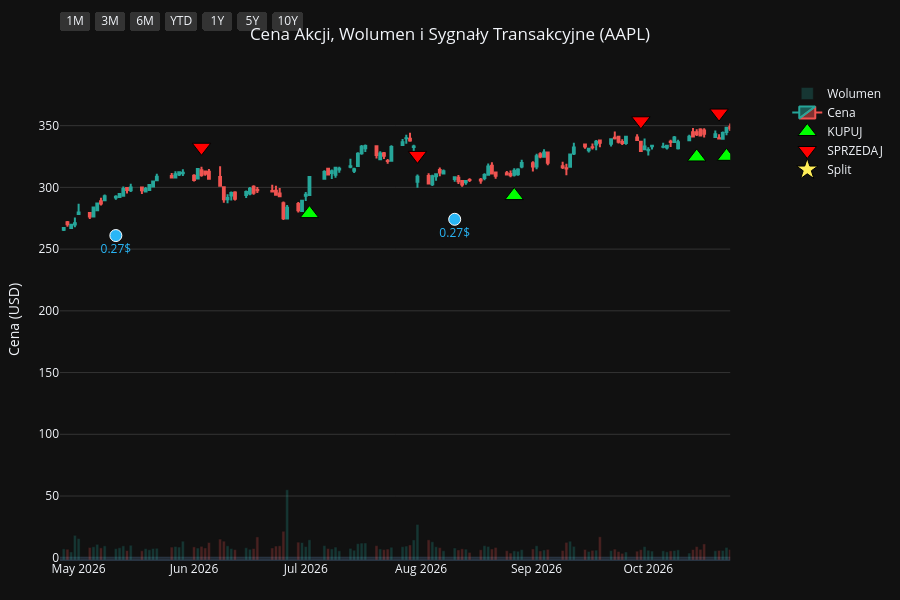
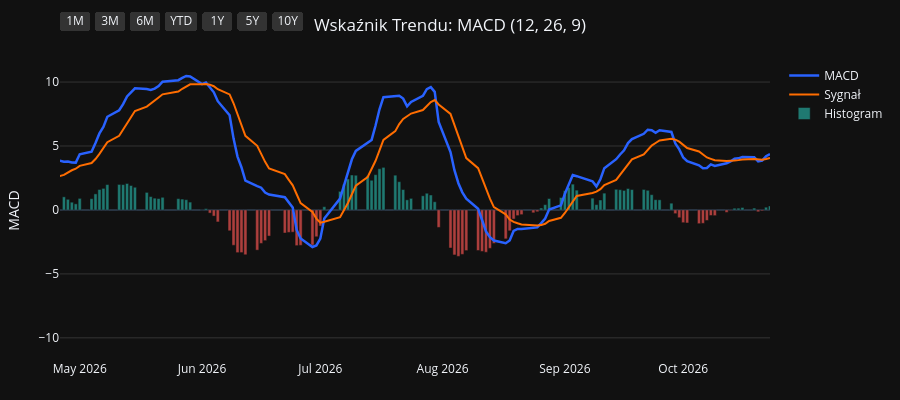
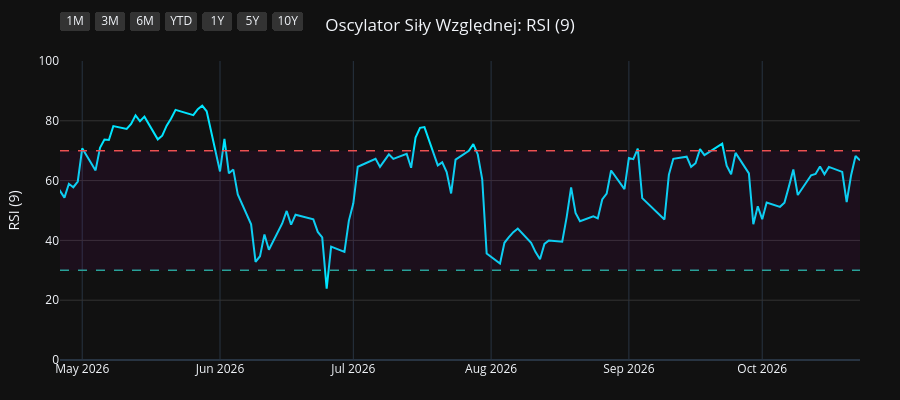
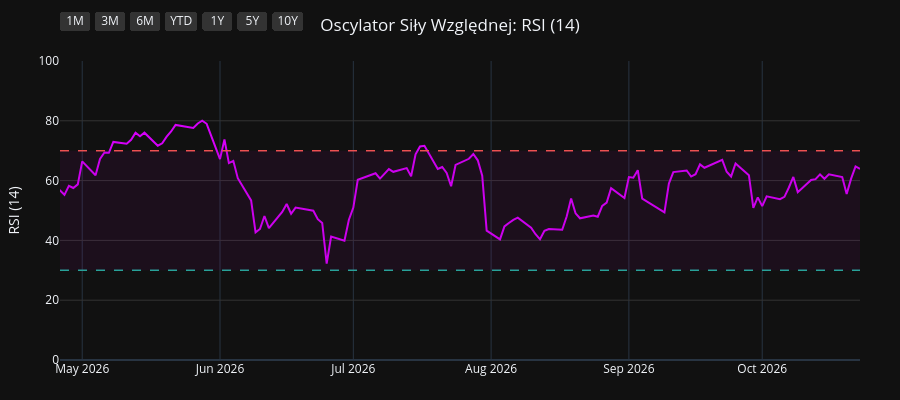

Here is the notebook cell these charts were saved with, in order:
### Code cell
import os
import yfinance as yf
import pandas as pd
import pandas_ta as ta
import plotly.graph_objects as go
from plotly.subplots import make_subplots

# 1. Pobranie i przygotowanie danych
symbol = os.environ.get("STOCK_TICKER", "").strip().upper()
if not symbol:
    raise RuntimeError("Set STOCK_TICKER before running price_extractor.ipynb")
df = yf.Ticker(symbol).history(period="10y")
df.index = df.index.tz_localize(None)

# Wskaźniki i sygnały
df.ta.macd(fast=12, slow=26, signal=9, append=True)
df.ta.rsi(length=9, append=True)
df.ta.rsi(length=14, append=True)
df.ta.rsi(length=21, append=True)
df.dropna(inplace=True)

macd = df['MACD_12_26_9']
signal = df['MACDs_12_26_9']
wczorajszy_macd = macd.shift(1)
wczorajszy_signal = signal.shift(1)

df['Decyzja'] = 'BRAK'
df.loc[(macd > signal) & (wczorajszy_macd <= wczorajszy_signal), 'Decyzja'] = 'KUPUJ'
df.loc[(macd < signal) & (wczorajszy_macd >= wczorajszy_signal), 'Decyzja'] = 'SPRZEDAJ'

df_kupuj = df[df['Decyzja'] == 'KUPUJ']
df_sprzedaj = df[df['Decyzja'] == 'SPRZEDAJ']
df_dywidendy = df[df['Dividends'] > 0]
df_splity = df[df['Stock Splits'] > 0]

# Wspólna konfiguracja osi X
konfiguracja_osi_x = dict(
    type="date",
    showspikes=True, spikemode="across", spikesnap="cursor", spikedash="dot", spikecolor="#ffffff", spikethickness=1, hoverformat="%Y-%m-%d",
    rangeselector=dict(
        buttons=list([
            dict(count=1, label="1M", step="month", stepmode="backward"),
            dict(count=3, label="3M", step="month", stepmode="backward"),
            dict(count=6, label="6M", step="month", stepmode="backward"),
            dict(count=1, label="YTD", step="year", stepmode="todate"),
            dict(count=1, label="1Y", step="year", stepmode="backward"),
            dict(count=5, label="5Y", step="year", stepmode="backward"),
            dict(step="all", label="10Y")
        ]),
        bgcolor="#333333", activecolor="#2962ff", x=0, y=1.1
    )
)

# ==========================================
# WYKRES 1: CENA + WOLUMEN + SYGNAŁY
# ==========================================
fig1 = make_subplots(specs=[[{"secondary_y": True}]])

kolory_wolumenu = ['#26a69a' if row['Close'] >= row['Open'] else '#ef5350' for index, row in df.iterrows()]
fig1.add_trace(go.Bar(x=df.index, y=df['Volume'], marker_color=kolory_wolumenu, opacity=0.25, name='Wolumen'), secondary_y=True)
fig1.add_trace(go.Candlestick(x=df.index, open=df['Open'], high=df['High'], low=df['Low'], close=df['Close'], name='Cena', increasing_line_color='#26a69a', decreasing_line_color='#ef5350'), secondary_y=False)
fig1.add_trace(go.Scatter(x=df_kupuj.index, y=df_kupuj['Low'] * 0.95, customdata=df_kupuj[['Low', 'High']], mode='markers', marker=dict(symbol='triangle-up', size=16, color='#00ff00', line=dict(width=1, color='black')), name='KUPUJ', hovertemplate='KUPUJ<br>Najniższa: %{customdata[0]:.2f}<br>Najwyższa: %{customdata[1]:.2f}<extra></extra>'), secondary_y=False)
fig1.add_trace(go.Scatter(x=df_sprzedaj.index, y=df_sprzedaj['High'] * 1.05, customdata=df_sprzedaj[['Low', 'High']], mode='markers', marker=dict(symbol='triangle-down', size=16, color='#ff0000', line=dict(width=1, color='black')), name='SPRZEDAJ', hovertemplate='SPRZEDAJ<br>Najniższa: %{customdata[0]:.2f}<br>Najwyższa: %{customdata[1]:.2f}<extra></extra>'), secondary_y=False)

if not df_dywidendy.empty:
    fig1.add_trace(go.Scatter(x=df_dywidendy.index, y=df_dywidendy['Low'] * 0.90, mode='markers+text', marker=dict(symbol='circle', size=12, color='#29b6f6', line=dict(width=1, color='white')), text=df_dywidendy['Dividends'].apply(lambda x: f"{x}$"), textposition="bottom center", name='Dywidenda', showlegend=False, hovertemplate='Dywidenda: %{text}<extra></extra>', textfont=dict(color="#29b6f6")), secondary_y=False)
if not df_splity.empty:
                    fig1.add_trace(go.Scatter(x=df_splity.index, y=df_splity['High'], mode='markers+text', marker=dict(symbol='star', size=16, color='#ffee58', line=dict(width=1, color='black')), text=df_splity['Stock Splits'].apply(lambda x: f"{x:g}:1" if x >= 1 else f"1:{1 / x:g}"), textposition="top center", name='Split', hovertemplate='%{text}<extra></extra>', textfont=dict(color="#ffee58")), secondary_y=False)

fig1.update_layout(title=dict(text=f"Cena Akcji, Wolumen i Sygnały Transakcyjne ({symbol})", x=0.5, xanchor='center'), dragmode='pan', xaxis_rangeslider_visible=False, template='plotly_dark', height=600, hovermode='x unified', margin=dict(l=60, r=40, t=60, b=40))
fig1.update_xaxes(**konfiguracja_osi_x)
fig1.update_xaxes(range=[df.index.max() - pd.Timedelta(days=180), df.index.max()])
fig1.update_yaxes(title_text="Cena (USD)", secondary_y=False, gridcolor='#333333')
fig1.update_yaxes(range=[0, df['Volume'].max() * 4], showgrid=False, showticklabels=False, secondary_y=True)
fig1.show(config={'scrollZoom': True})

# ==========================================
# WYKRES 2: WSKAŹNIK MACD
# ==========================================
fig2 = go.Figure()
fig2.add_trace(go.Scatter(x=df.index, y=df['MACD_12_26_9'], line=dict(color='#2962ff', width=2.5), name='MACD'))
fig2.add_trace(go.Scatter(x=df.index, y=df['MACDs_12_26_9'], line=dict(color='#ff6d00', width=2), name='Sygnał'))
kolory_macd = ['#26a69a' if val >= 0 else '#ef5350' for val in df['MACDh_12_26_9']]
fig2.add_trace(go.Bar(x=df.index, y=df['MACDh_12_26_9'], marker_color=kolory_macd, name='Histogram', opacity=0.7))
fig2.update_layout(title=dict(text="Wskaźnik Trendu: MACD (12, 26, 9)", x=0.5, xanchor='center'), dragmode='pan', xaxis_rangeslider_visible=False, template='plotly_dark', height=400, hovermode='x unified', margin=dict(l=60, r=40, t=60, b=40))
fig2.update_xaxes(**konfiguracja_osi_x)
fig2.update_xaxes(range=[df.index.max() - pd.Timedelta(days=180), df.index.max()])
fig2.update_yaxes(title_text="MACD", gridcolor='#333333')
fig2.show(config={'scrollZoom': True})

# ==========================================
# WYKRES 3: OSCYLATOR RSI (9)
# ==========================================
fig3 = go.Figure()
fig3.add_trace(go.Scatter(x=df.index, y=df['RSI_9'], line=dict(color='#00e5ff', width=2), name='RSI (9)'))
fig3.add_hline(y=70, line_dash="dash", line_color="#ef5350", line_width=1.5)
fig3.add_hline(y=30, line_dash="dash", line_color="#26a69a", line_width=1.5)
fig3.add_hrect(y0=30, y1=70, line_width=0, fillcolor="purple", opacity=0.1)
fig3.update_layout(title=dict(text="Oscylator Siły Względnej: RSI (9)", x=0.5, xanchor='center'), dragmode='pan', xaxis_rangeslider_visible=False, template='plotly_dark', height=400, hovermode='x unified', margin=dict(l=60, r=40, t=60, b=40))
fig3.update_xaxes(**konfiguracja_osi_x)
fig3.update_xaxes(range=[df.index.max() - pd.Timedelta(days=180), df.index.max()])
fig3.update_yaxes(title_text="RSI (9)", range=[0, 100], gridcolor='#333333')
fig3.show(config={'scrollZoom': True})

# ==========================================
# WYKRES 4: OSCYLATOR RSI (14)
# ==========================================
fig4 = go.Figure()
fig4.add_trace(go.Scatter(x=df.index, y=df['RSI_14'], line=dict(color='#d500f9', width=2), name='RSI (14)'))
fig4.add_hline(y=70, line_dash="dash", line_color="#ef5350", line_width=1.5)
fig4.add_hline(y=30, line_dash="dash", line_color="#26a69a", line_width=1.5)
fig4.add_hrect(y0=30, y1=70, line_width=0, fillcolor="purple", opacity=0.1)
fig4.update_layout(title=dict(text="Oscylator Siły Względnej: RSI (14)", x=0.5, xanchor='center'), dragmode='pan', xaxis_rangeslider_visible=False, template='plotly_dark', height=400, hovermode='x unified', margin=dict(l=60, r=40, t=60, b=40))
fig4.update_xaxes(**konfiguracja_osi_x)
fig4.update_xaxes(range=[df.index.max() - pd.Timedelta(days=180), df.index.max()])
fig4.update_yaxes(title_text="RSI (14)", range=[0, 100], gridcolor='#333333')
fig4.show(config={'scrollZoom': True})

# ==========================================
# WYKRES 5: OSCYLATOR RSI (21)
# ==========================================
fig5 = go.Figure()
fig5.add_trace(go.Scatter(x=df.index, y=df['RSI_21'], line=dict(color='#64dd17', width=2), name='RSI (21)'))
fig5.add_hline(y=70, line_dash="dash", line_color="#ef5350", line_width=1.5)
fig5.add_hline(y=30, line_dash="dash", line_color="#26a69a", line_width=1.5)
fig5.add_hrect(y0=30, y1=70, line_width=0, fillcolor="purple", opacity=0.1)
fig5.update_layout(title=dict(text="Oscylator Siły Względnej: RSI (21)", x=0.5, xanchor='center'), dragmode='pan', xaxis_rangeslider_visible=False, template='plotly_dark', height=400, hovermode='x unified', margin=dict(l=60, r=40, t=60, b=40))
fig5.update_xaxes(**konfiguracja_osi_x)
fig5.update_xaxes(range=[df.index.max() - pd.Timedelta(days=180), df.index.max()])
fig5.update_yaxes(title_text="RSI (21)", range=[0, 100], gridcolor='#333333')
fig5.show(config={'scrollZoom': True})

### Figure 1 — Plotly figure (JSON) as saved in the notebook; plotly's stock layout.template omitted (floating-point values rounded to 4 significant figures; data arrays with more than 128 entries replaced by an {"elided": "..."} marker saying what was removed)
{"data": [{"marker": {"color": {"elided": "2481 str values"}}, "name": "Wolumen", "opacity": 0.25, "type": "bar", "x": {"elided": "2481 str values"}, "xaxis": "x", "y": {"elided": "2481 int values"}, "yaxis": "y2"}, {"close": {"elided": "2481 float values"}, "decreasing": {"line": {"color": "#ef5350"}}, "high": {"elided": "2481 float values"}, "increasing": {"line": {"color": "#26a69a"}}, "low": {"elided": "2481 float values"}, "name": "Cena", "open": {"elided": "2481 float values"}, "type": "candlestick", "x": {"elided": "2481 str values"}, "xaxis": "x", "yaxis": "y"}, {"customdata": {"elided": "90x2 float values"}, "hovertemplate": "KUPUJ<br>Najniższa: %{customdata[0]:.2f}<br>Najwyższa: %{customdata[1]:.2f}<extra></extra>", "marker": {"color": "#00ff00", "line": {"color": "black", "width": 1}, "size": 16, "symbol": "triangle-up"}, "mode": "markers", "name": "KUPUJ", "type": "scatter", "x": ["2017-01-09T00:00:00", "2017-01-25T00:00:00", "2017-05-01T00:00:00", "2017-07-10T00:00:00", "2017-08-29T00:00:00", "2017-10-06T00:00:00", "2017-12-18T00:00:00", "2018-01-08T00:00:00", "2018-02-14T00:00:00", "2018-04-10T00:00:00", "2018-05-02T00:00:00", "2018-06-06T00:00:00", "2018-07-09T00:00:00", "2018-08-01T00:00:00", "2018-10-02T00:00:00", "2018-12-03T00:00:00", "2018-12-12T00:00:00", "2018-12-28T00:00:00", "2019-03-12T00:00:00", "2019-04-02T00:00:00", "2019-04-18T00:00:00", "2019-06-06T00:00:00", "2019-07-23T00:00:00", "2019-08-19T00:00:00", "2019-09-05T00:00:00", "2019-10-07T00:00:00", "2019-12-16T00:00:00", "2020-03-27T00:00:00", "2020-06-08T00:00:00", "2020-07-08T00:00:00", "2020-07-20T00:00:00", "2020-07-31T00:00:00", "2020-10-01T00:00:00", "2020-11-06T00:00:00", "2020-12-01T00:00:00", "2021-01-22T00:00:00", "2021-03-15T00:00:00", "2021-06-07T00:00:00", "2021-08-17T00:00:00", "2021-08-31T00:00:00", "2021-10-14T00:00:00", "2021-11-17T00:00:00", "2022-02-01T00:00:00", "2022-03-18T00:00:00", "2022-05-27T00:00:00", "2022-06-23T00:00:00", "2022-10-17T00:00:00", "2022-11-11T00:00:00", "2023-01-09T00:00:00", "2023-03-16T00:00:00", "2023-04-19T00:00:00", "2023-05-01T00:00:00", "2023-05-05T00:00:00", "2023-05-18T00:00:00", "2023-05-31T00:00:00", "2023-06-27T00:00:00", "2023-08-25T00:00:00", "2023-10-04T00:00:00", "2023-11-02T00:00:00", "2023-12-08T00:00:00", "2023-12-13T00:00:00", "2024-01-19T00:00:00", "2024-03-18T00:00:00", "2024-04-25T00:00:00", "2024-06-05T00:00:00", "2024-06-07T00:00:00", "2024-06-11T00:00:00", "2024-07-02T00:00:00", "2024-08-14T00:00:00", "2024-09-20T00:00:00", "2024-10-10T00:00:00", "2024-11-19T00:00:00", "2025-01-29T00:00:00", "2025-03-25T00:00:00", "2025-04-15T00:00:00", "2025-05-12T00:00:00", "2025-06-06T00:00:00", "2025-06-23T00:00:00", "2025-08-07T00:00:00", "2025-09-03T00:00:00", "2025-09-19T00:00:00", "2025-10-23T00:00:00", "2025-11-28T00:00:00", "2026-01-28T00:00:00", "2026-02-24T00:00:00", "2026-03-31T00:00:00", "2026-07-02T00:00:00", "2026-08-26T00:00:00", "2026-10-14T00:00:00", "2026-10-22T00:00:00"], "xaxis": "x", "y": [25.75, 26.27, 31.79, 31.57, 35.37, 34.17, 38.8, 38.59, 36.29, 38.21, 38.72, 42.92, 42.34, 44.13, 50.86, 40.81, 38.06, 34.81, 40.57, 43.21, 45.81, 41.36, 47.06, 47.87, 48.21, 51.47, 63.32, 56.61, 75.2, 86.47, 88.28, 92.66, 106.6, 107.1, 110.7, 124.5, 111.2, 115.5, 138.1, 140.2, 131.1, 140.1, 159.9, 148.4, 135.2, 126.2, 130.7, 134.7, 121.2, 141.7, 154.7, 157.6, 159.6, 161.5, 165.5, 173.8, 164.8, 160.3, 164.5, 181.8, 182.9, 177.2, 163.1, 158.0, 183.4, 182.7, 182.2, 202.4, 207.0, 214.4, 214.0, 213.8, 220.7, 207.8, 188.6, 195.5, 191.0, 188.1, 204.8, 221.8, 227.4, 244.2, 261.5, 241.1, 253.9, 234.3, 278.8, 293.4, 324.6, 325.2], "yaxis": "y"}, {"customdata": {"elided": "90x2 float values"}, "hovertemplate": "SPRZEDAJ<br>Najniższa: %{customdata[0]:.2f}<br>Najwyższa: %{customdata[1]:.2f}<extra></extra>", "marker": {"color": "#ff0000", "line": {"color": "black", "width": 1}, "size": 16, "symbol": "triangle-down"}, "mode": "markers", "name": "SPRZEDAJ", "type": "scatter", "x": ["2017-01-03T00:00:00", "2017-01-24T00:00:00", "2017-02-27T00:00:00", "2017-05-22T00:00:00", "2017-08-21T00:00:00", "2017-09-06T00:00:00", "2017-11-16T00:00:00", "2017-12-26T00:00:00", "2018-01-24T00:00:00", "2018-03-19T00:00:00", "2018-04-20T00:00:00", "2018-05-25T00:00:00", "2018-06-08T00:00:00", "2018-07-30T00:00:00", "2018-09-07T00:00:00", "2018-10-08T00:00:00", "2018-12-10T00:00:00", "2018-12-20T00:00:00", "2019-03-06T00:00:00", "2019-03-28T00:00:00", "2019-04-15T00:00:00", "2019-04-26T00:00:00", "2019-07-17T00:00:00", "2019-08-02T00:00:00", "2019-08-27T00:00:00", "2019-09-24T00:00:00", "2019-11-20T00:00:00", "2020-01-24T00:00:00", "2020-05-27T00:00:00", "2020-06-29T00:00:00", "2020-07-17T00:00:00", "2020-07-21T00:00:00", "2020-09-03T00:00:00", "2020-10-21T00:00:00", "2020-11-23T00:00:00", "2021-01-05T00:00:00", "2021-02-01T00:00:00", "2021-04-29T00:00:00", "2021-07-21T00:00:00", "2021-08-18T00:00:00", "2021-09-10T00:00:00", "2021-11-10T00:00:00", "2021-12-17T00:00:00", "2022-02-17T00:00:00", "2022-04-08T00:00:00", "2022-06-13T00:00:00", "2022-08-22T00:00:00", "2022-11-04T00:00:00", "2022-11-29T00:00:00", "2023-02-21T00:00:00", "2023-04-11T00:00:00", "2023-04-20T00:00:00", "2023-05-02T00:00:00", "2023-05-16T00:00:00", "2023-05-22T00:00:00", "2023-06-26T00:00:00", "2023-07-10T00:00:00", "2023-09-11T00:00:00", "2023-10-20T00:00:00", "2023-11-30T00:00:00", "2023-12-11T00:00:00", "2023-12-19T00:00:00", "2024-01-31T00:00:00", "2024-04-19T00:00:00", "2024-05-29T00:00:00", "2024-06-06T00:00:00", "2024-06-10T00:00:00", "2024-06-25T00:00:00", "2024-07-18T00:00:00", "2024-09-04T00:00:00", "2024-10-07T00:00:00", "2024-10-25T00:00:00", "2024-12-30T00:00:00", "2025-03-03T00:00:00", "2025-04-03T00:00:00", "2025-05-08T00:00:00", "2025-05-22T00:00:00", "2025-06-11T00:00:00", "2025-07-29T00:00:00", "2025-08-25T00:00:00", "2025-09-10T00:00:00", "2025-10-07T00:00:00", "2025-11-07T00:00:00", "2025-12-08T00:00:00", "2026-02-13T00:00:00", "2026-03-02T00:00:00", "2026-06-03T00:00:00", "2026-07-31T00:00:00", "2026-09-29T00:00:00", "2026-10-20T00:00:00"], "xaxis": "x", "y": [28.08, 28.99, 33.32, 37.62, 38.58, 39.83, 42.15, 42.05, 43.48, 43.7, 42.16, 46.88, 47.46, 47.51, 55.9, 55.76, 42.34, 40.35, 43.87, 47.39, 49.96, 51.25, 51.47, 51.8, 52.53, 56.05, 67.23, 81.69, 80.93, 91.97, 98.68, 100.8, 131.1, 120.8, 119.9, 134.3, 138.0, 139.9, 149.4, 154.4, 159.2, 154.0, 177.9, 176.5, 176.4, 139.0, 174.9, 147.2, 149.4, 156.3, 167.7, 173.4, 176.0, 179.1, 180.8, 194.6, 196.6, 186.8, 181.7, 197.4, 200.7, 204.3, 194.1, 172.8, 200.0, 204.4, 205.2, 219.9, 239.7, 230.9, 235.0, 242.8, 264.3, 254.7, 216.5, 208.8, 211.9, 213.7, 224.5, 239.9, 243.1, 269.3, 284.9, 292.9, 274.9, 279.4, 332.5, 325.9, 353.9, 360.2], "yaxis": "y"}, {"hovertemplate": "Dywidenda: %{text}<extra></extra>", "marker": {"color": "#29b6f6", "line": {"color": "white", "width": 1}, "size": 12, "symbol": "circle"}, "mode": "markers+text", "name": "Dywidenda", "showlegend": false, "text": ["0.1425$", "0.1575$", "0.1575$", "0.1575$", "0.1575$", "0.1825$", "0.1825$", "0.1825$", "0.1825$", "0.1925$", "0.1925$", "0.1925$", "0.1925$", "0.205$", "0.205$", "0.205$", "0.205$", "0.22$", "0.22$", "0.22$", "0.22$", "0.23$", "0.23$", "0.23$", "0.23$", "0.24$", "0.24$", "0.24$", "0.24$", "0.25$", "0.25$", "0.25$", "0.25$", "0.26$", "0.26$", "0.26$", "0.26$", "0.27$", "0.27$"], "textfont": {"color": "#29b6f6"}, "textposition": "bottom center", "type": "scatter", "x": ["2017-02-09T00:00:00", "2017-05-11T00:00:00", "2017-08-10T00:00:00", "2017-11-10T00:00:00", "2018-02-09T00:00:00", "2018-05-11T00:00:00", "2018-08-10T00:00:00", "2018-11-08T00:00:00", "2019-02-08T00:00:00", "2019-05-10T00:00:00", "2019-08-09T00:00:00", "2019-11-07T00:00:00", "2020-02-07T00:00:00", "2020-05-08T00:00:00", "2020-08-07T00:00:00", "2020-11-06T00:00:00", "2021-02-05T00:00:00", "2021-05-07T00:00:00", "2021-08-06T00:00:00", "2021-11-05T00:00:00", "2022-02-04T00:00:00", "2022-05-06T00:00:00", "2022-08-05T00:00:00", "2022-11-04T00:00:00", "2023-02-10T00:00:00", "2023-05-12T00:00:00", "2023-08-11T00:00:00", "2023-11-10T00:00:00", "2024-02-09T00:00:00", "2024-05-10T00:00:00", "2024-08-12T00:00:00", "2024-11-08T00:00:00", "2025-02-10T00:00:00", "2025-05-12T00:00:00", "2025-08-11T00:00:00", "2025-11-10T00:00:00", "2026-02-09T00:00:00", "2026-05-11T00:00:00", "2026-08-10T00:00:00"], "xaxis": "x", "y": [27.24, 31.78, 32.39, 36.63, 31.71, 39.72, 43.94, 44.11, 36.09, 41.46, 43.03, 55.9, 69.03, 66.23, 96.2, 101.5, 118.9, 113.5, 127.8, 131.9, 150.2, 135.9, 143.9, 118.8, 132.1, 151.6, 156.8, 163.2, 167.4, 162.4, 192.4, 202.3, 203.2, 185.2, 201.5, 240.1, 244.1, 261.0, 274.1], "yaxis": "y"}, {"hovertemplate": "%{text}<extra></extra>", "marker": {"color": "#ffee58", "line": {"color": "black", "width": 1}, "size": 16, "symbol": "star"}, "mode": "markers+text", "name": "Split", "text": ["4:1"], "textfont": {"color": "#ffee58"}, "textposition": "top center", "type": "scatter", "x": ["2020-08-31T00:00:00"], "xaxis": "x", "y": [127.0], "yaxis": "y"}], "layout": {"dragmode": "pan", "height": 600, "hovermode": "x unified", "margin": {"b": 40, "l": 60, "r": 40, "t": 60}, "title": {"text": "Cena Akcji, Wolumen i Sygnały Transakcyjne (AAPL)", "x": 0.5, "xanchor": "center"}, "xaxis": {"anchor": "y", "domain": [0.0, 0.94], "hoverformat": "%Y-%m-%d", "range": ["2026-04-26T00:00:00", "2026-10-23T00:00:00"], "rangeselector": {"activecolor": "#2962ff", "bgcolor": "#333333", "buttons": [{"count": 1, "label": "1M", "step": "month", "stepmode": "backward"}, {"count": 3, "label": "3M", "step": "month", "stepmode": "backward"}, {"count": 6, "label": "6M", "step": "month", "stepmode": "backward"}, {"count": 1, "label": "YTD", "step": "year", "stepmode": "todate"}, {"count": 1, "label": "1Y", "step": "year", "stepmode": "backward"}, {"count": 5, "label": "5Y", "step": "year", "stepmode": "backward"}, {"label": "10Y", "step": "all"}], "x": 0, "y": 1.1}, "rangeslider": {"visible": false}, "showspikes": true, "spikecolor": "#ffffff", "spikedash": "dot", "spikemode": "across", "spikesnap": "cursor", "spikethickness": 1, "type": "date"}, "yaxis": {"anchor": "x", "domain": [0.0, 1.0], "gridcolor": "#333333", "title": {"text": "Cena (USD)"}}, "yaxis2": {"anchor": "x", "overlaying": "y", "range": [0, 1791760000], "showgrid": false, "showticklabels": false, "side": "right"}}}

### Figure 2 — Plotly figure (JSON) as saved in the notebook; plotly's stock layout.template omitted (floating-point values rounded to 4 significant figures; data arrays with more than 128 entries replaced by an {"elided": "..."} marker saying what was removed)
{"data": [{"line": {"color": "#2962ff", "width": 2.5}, "name": "MACD", "type": "scatter", "x": {"elided": "2481 str values"}, "y": {"elided": "2481 float values"}}, {"line": {"color": "#ff6d00", "width": 2}, "name": "Sygnał", "type": "scatter", "x": {"elided": "2481 str values"}, "y": {"elided": "2481 float values"}}, {"marker": {"color": {"elided": "2481 str values"}}, "name": "Histogram", "opacity": 0.7, "type": "bar", "x": {"elided": "2481 str values"}, "y": {"elided": "2481 float values"}}], "layout": {"dragmode": "pan", "height": 400, "hovermode": "x unified", "margin": {"b": 40, "l": 60, "r": 40, "t": 60}, "title": {"text": "Wskaźnik Trendu: MACD (12, 26, 9)", "x": 0.5, "xanchor": "center"}, "xaxis": {"hoverformat": "%Y-%m-%d", "range": ["2026-04-26T00:00:00", "2026-10-23T00:00:00"], "rangeselector": {"activecolor": "#2962ff", "bgcolor": "#333333", "buttons": [{"count": 1, "label": "1M", "step": "month", "stepmode": "backward"}, {"count": 3, "label": "3M", "step": "month", "stepmode": "backward"}, {"count": 6, "label": "6M", "step": "month", "stepmode": "backward"}, {"count": 1, "label": "YTD", "step": "year", "stepmode": "todate"}, {"count": 1, "label": "1Y", "step": "year", "stepmode": "backward"}, {"count": 5, "label": "5Y", "step": "year", "stepmode": "backward"}, {"label": "10Y", "step": "all"}], "x": 0, "y": 1.1}, "rangeslider": {"visible": false}, "showspikes": true, "spikecolor": "#ffffff", "spikedash": "dot", "spikemode": "across", "spikesnap": "cursor", "spikethickness": 1, "type": "date"}, "yaxis": {"gridcolor": "#333333", "title": {"text": "MACD"}}}}

### Figure 3 — Plotly figure (JSON) as saved in the notebook; plotly's stock layout.template omitted (floating-point values rounded to 4 significant figures; data arrays with more than 128 entries replaced by an {"elided": "..."} marker saying what was removed)
{"data": [{"line": {"color": "#00e5ff", "width": 2}, "name": "RSI (9)", "type": "scatter", "x": {"elided": "2481 str values"}, "y": {"elided": "2481 float values"}}], "layout": {"dragmode": "pan", "height": 400, "hovermode": "x unified", "margin": {"b": 40, "l": 60, "r": 40, "t": 60}, "shapes": [{"line": {"color": "#ef5350", "dash": "dash", "width": 1.5}, "type": "line", "x0": 0, "x1": 1, "xref": "x domain", "y0": 70, "y1": 70, "yref": "y"}, {"line": {"color": "#26a69a", "dash": "dash", "width": 1.5}, "type": "line", "x0": 0, "x1": 1, "xref": "x domain", "y0": 30, "y1": 30, "yref": "y"}, {"fillcolor": "purple", "line": {"width": 0}, "opacity": 0.1, "type": "rect", "x0": 0, "x1": 1, "xref": "x domain", "y0": 30, "y1": 70, "yref": "y"}], "title": {"text": "Oscylator Siły Względnej: RSI (9)", "x": 0.5, "xanchor": "center"}, "xaxis": {"hoverformat": "%Y-%m-%d", "range": ["2026-04-26T00:00:00", "2026-10-23T00:00:00"], "rangeselector": {"activecolor": "#2962ff", "bgcolor": "#333333", "buttons": [{"count": 1, "label": "1M", "step": "month", "stepmode": "backward"}, {"count": 3, "label": "3M", "step": "month", "stepmode": "backward"}, {"count": 6, "label": "6M", "step": "month", "stepmode": "backward"}, {"count": 1, "label": "YTD", "step": "year", "stepmode": "todate"}, {"count": 1, "label": "1Y", "step": "year", "stepmode": "backward"}, {"count": 5, "label": "5Y", "step": "year", "stepmode": "backward"}, {"label": "10Y", "step": "all"}], "x": 0, "y": 1.1}, "rangeslider": {"visible": false}, "showspikes": true, "spikecolor": "#ffffff", "spikedash": "dot", "spikemode": "across", "spikesnap": "cursor", "spikethickness": 1, "type": "date"}, "yaxis": {"gridcolor": "#333333", "range": [0, 100], "title": {"text": "RSI (9)"}}}}

### Figure 4 — Plotly figure (JSON) as saved in the notebook; plotly's stock layout.template omitted (floating-point values rounded to 4 significant figures; data arrays with more than 128 entries replaced by an {"elided": "..."} marker saying what was removed)
{"data": [{"line": {"color": "#d500f9", "width": 2}, "name": "RSI (14)", "type": "scatter", "x": {"elided": "2481 str values"}, "y": {"elided": "2481 float values"}}], "layout": {"dragmode": "pan", "height": 400, "hovermode": "x unified", "margin": {"b": 40, "l": 60, "r": 40, "t": 60}, "shapes": [{"line": {"color": "#ef5350", "dash": "dash", "width": 1.5}, "type": "line", "x0": 0, "x1": 1, "xref": "x domain", "y0": 70, "y1": 70, "yref": "y"}, {"line": {"color": "#26a69a", "dash": "dash", "width": 1.5}, "type": "line", "x0": 0, "x1": 1, "xref": "x domain", "y0": 30, "y1": 30, "yref": "y"}, {"fillcolor": "purple", "line": {"width": 0}, "opacity": 0.1, "type": "rect", "x0": 0, "x1": 1, "xref": "x domain", "y0": 30, "y1": 70, "yref": "y"}], "title": {"text": "Oscylator Siły Względnej: RSI (14)", "x": 0.5, "xanchor": "center"}, "xaxis": {"hoverformat": "%Y-%m-%d", "range": ["2026-04-26T00:00:00", "2026-10-23T00:00:00"], "rangeselector": {"activecolor": "#2962ff", "bgcolor": "#333333", "buttons": [{"count": 1, "label": "1M", "step": "month", "stepmode": "backward"}, {"count": 3, "label": "3M", "step": "month", "stepmode": "backward"}, {"count": 6, "label": "6M", "step": "month", "stepmode": "backward"}, {"count": 1, "label": "YTD", "step": "year", "stepmode": "todate"}, {"count": 1, "label": "1Y", "step": "year", "stepmode": "backward"}, {"count": 5, "label": "5Y", "step": "year", "stepmode": "backward"}, {"label": "10Y", "step": "all"}], "x": 0, "y": 1.1}, "rangeslider": {"visible": false}, "showspikes": true, "spikecolor": "#ffffff", "spikedash": "dot", "spikemode": "across", "spikesnap": "cursor", "spikethickness": 1, "type": "date"}, "yaxis": {"gridcolor": "#333333", "range": [0, 100], "title": {"text": "RSI (14)"}}}}
